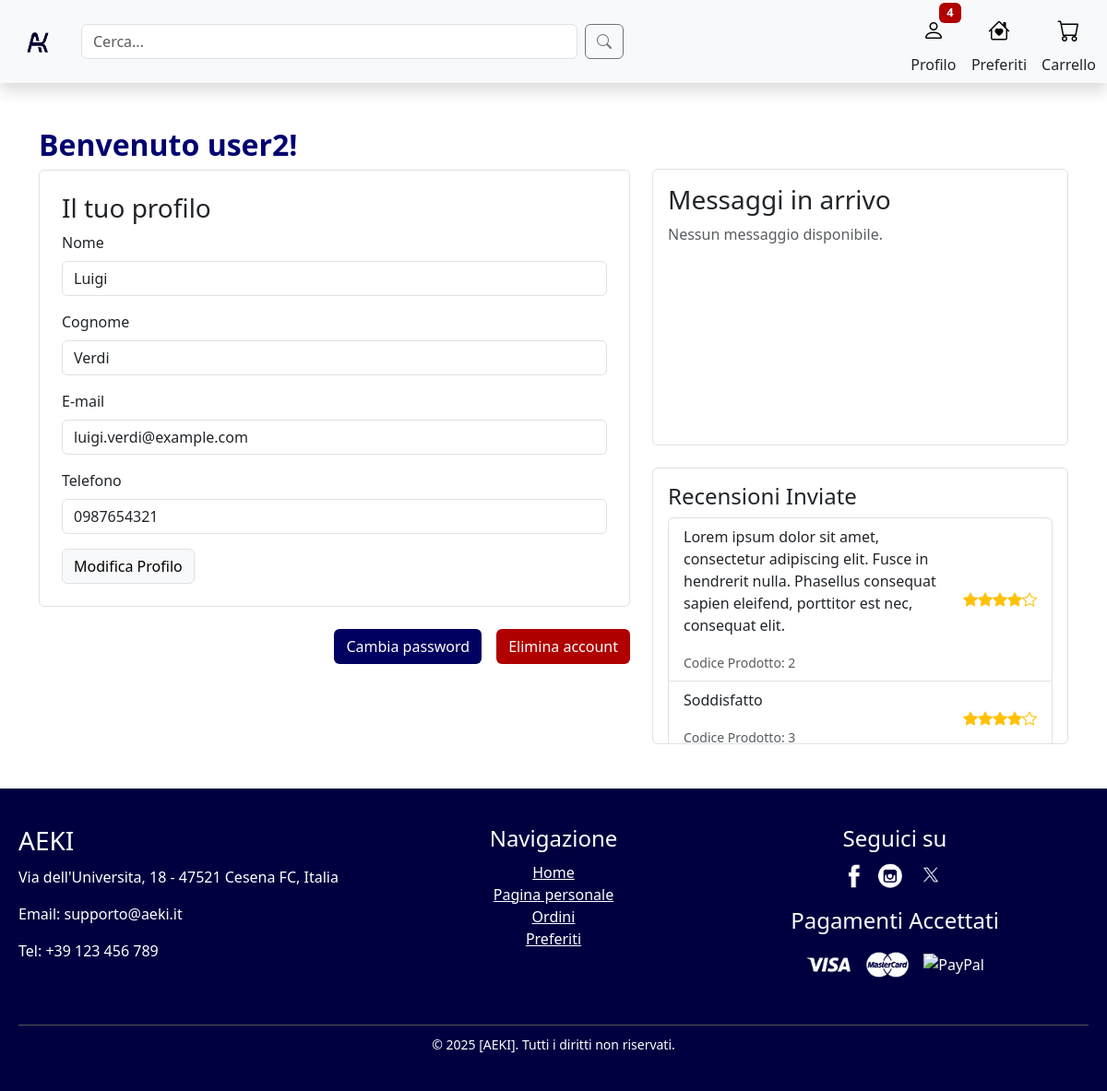
The page /profile.php (signed in) on the database its author committed.
### tables this page shows
create table Utente (
     Nome VARCHAR(20) not null,
     Cognome VARCHAR(20) not null,
     Username VARCHAR(20) not null,
     Email VARCHAR(30) not null,
     Password VARCHAR(100) not null,
     Tipo VARCHAR(20) not null,
     PartitaIVA VARCHAR(20),
     Telefono VARCHAR(20) not null,
     Icona VARCHAR(50),
     constraint ID_Utente_ID primary key (Username));

create table Recensione (
    IDrecensione INT AUTO_INCREMENT,
    Testo VARCHAR(200) not null,
    stelle INT not null,
    CodiceProdotto INT not null,
    Username VARCHAR(50) not null,
    constraint ID_Recensione_ID primary key (IDrecensione));

### profile.php (called while the page is built, shortened)
<?php
require_once 'bootstrap.php';
$templateParams["titolo"] = "Aeki - Utente";
$templateParams["nome"] = "profile_main.php";
$templateParams["js"] = array(
    "js/viewPasswordProfile.js",
    "js/updateMessages.js",
    "js/updateProfile.js",
    "js/deleteProfile.js",
    "js/remember.js",
    "js/changePassword.js"
);
if (isset($_SESSION['user_id'])) {
    $templateParams["utente"] = $dbh->getUtente($_SESSION['user_id']);
    $templateParams["recensioni"] = $dbh->getRecensioniByUtente($_SESSION['user_id']);
    $templateParams["messaggi"] = $dbh->getMessaggiByUtente($_SESSION['user_id']);
} else {
    header('Location: login.php');
    exit();
}
require 'template/base.php';
?>

### db/database.php (called while the page is built, shortened)
<?php
class DatabaseHelper{
    private $db;
    public function __construct($servername, $username, $password, $dbname){
        $this->db = new mysqli($servername, $username, $password, $dbname);
    }
    public function getUtente($username) {
        $stmt = $this->db->prepare("SELECT * FROM Utente WHERE Username = ?");
        $stmt->bind_param("s", $username);
        $stmt->execute();
        $result = $stmt->get_result();
        return $result->fetch_assoc();
    }
    public function getMessaggiByUtente($username) {
        $stmt = $this->db->prepare("SELECT Testo, Data FROM Notifica WHERE Username = ? ORDER BY Data DESC");
        $stmt->bind_param("s", $username);
        $stmt->execute();
        $result = $stmt->get_result();
        return $result->fetch_all(MYSQLI_ASSOC);
    }
    public function getRecensioniByUtente($username) {
        $stmt = $this->db->prepare("SELECT * FROM Recensione WHERE Username = ?");
        $stmt->bind_param("s", $username);
        $stmt->execute();
        $result = $stmt->get_result();
        return $result->fetch_all(MYSQLI_ASSOC);
    }
}
?>

### bootstrap.php (called while the page is built, shortened)
<?php
require_once("utils/functions.php");
require_once("db/database.php");
$dbh = new DatabaseHelper("localhost", "root", "", "aekiDb");
?>

### template/profile_main.php (the view, shortened to what this page needs)
<link rel="stylesheet" href="./css/profile_style.css">
<div class="container my-5">
    <div class="row">
        <section class="col-lg-7">
            <h2 class="fw-bold" style="color: #000070">Benvenuto <?php echo $templateParams["utente"]['Username']; ?>!</h2>
            <div class="border rounded p-4">
                <h3>Il tuo profilo</h3>
                <div class="mb-3">
                    <label for="nome" class="form-label">Nome</label>
                    <input type="text" class="form-control nomeUtente" id="nome" value="<?php echo $templateParams["utente"]['Nome']; ?>" readonly>
                </div>
                <div class="mb-3">
                    <label for="cognome" class="form-label">Cognome</label>
                    <input type="text" class="form-control cognomeUtente" id="cognome" value="<?php echo $templateParams["utente"]['Cognome']; ?>" readonly>
                </div>
                <div class="mb-3">
                    <label for="email" class="form-label">E-mail</label>
                    <input type="email" class="form-control emailUtente" id="email" value="<?php echo $templateParams["utente"]['Email']; ?>" readonly>
                </div>
                <div class="mb-3">
                    <label for="telefono" class="form-label">Telefono</label>
                    <input type="text" class="form-control telefonoUtente" id="telefono" value="<?php echo $templateParams["utente"]['Telefono']; ?>" readonly>
                </div>
                <button type="button" class="btn btn-light border" data-bs-toggle="modal" data-bs-target="#modificaProfiloModal">Modifica Profilo</button>
            </div>
            <div class="d-flex justify-content-end gap-3 mt-4">
                <button type="button" class="btn" style="background-color: #000060;color:#FFFFFF" data-bs-toggle="modal" data-bs-target="#cambiaPasswordModal">Cambia password</button>
                <button type="button" class="btn" style="background-color: #B00000;color:#FFFFFF" data-bs-toggle="modal" data-bs-target="#eliminaAccountModal">Elimina account</button>
            </div>
        </section>
        <aside class="col-lg-5">
            <div class="border rounded p-3 mb-4" style="height: 300px; overflow-y: auto;">
                <h3>Messaggi in arrivo</h3>
                <ul class="list-group messaggi-container" id="messaggi-container">
                    <li id="no-messages" class="text-muted">Nessun messaggio disponibile.</li>
                </ul>
            </div>
            <?php if ($templateParams["utente"]['Tipo'] === 'Cliente'): ?>
                <div class="border rounded p-3" style="height: 300px; overflow-y: auto;">
                    <h4>Recensioni Inviate</h4>
                    <?php if (!empty($templateParams["recensioni"])): ?>
                        <ul class="list-group">
                            <?php foreach ($templateParams["recensioni"] as $recensione): ?>
                                <li class="list-group-item d-flex justify-content-between align-items-center">
                                    <div>
                                        <p><?php echo $recensione['Testo']; ?></p>
                                        <small class="text-muted">Codice Prodotto: <?php echo $recensione['CodiceProdotto']; ?></small>
                                    </div>
                                    <span class="text-muted" style="display: flex; white-space: nowrap;"><?php echo getStars($recensione['stelle']); ?></span>
                                </li>
                            <?php endforeach; ?>
                        </ul>
                    <?php else: ?>
                        <p>Nessuna recensione inviata.</p>
                    <?php endif; ?>
                </div>
            <?php endif; ?>
        </aside>
    </div>
</div>

### utils/functions.php (shortened to what this page needs)
<?php
function getStars($rating) {
    $output = "";
    $fullStars = floor($rating);
    $halfStar = ($rating - $fullStars) >= 0.5;
    $emptyStars = 5 - $fullStars - $halfStar;
    for ($i = 0; $i < $fullStars; $i++) {
        $output .= '<span class="bi bi-star-fill text-warning"></span>';
    }
    for ($i = 0; $i < $emptyStars; $i++) {
        $output .= '<span class="bi bi-star text-warning"></span>';
    }
    return $output;
}
?>

### css/profile_style.css (style rules this page uses)
aside.col-lg-5 { margin-top: 45px; }
.messaggi-container, .recensioni-container { max-height: 300px; overflow-y: scroll; }

### rows shown on the page
utente: Username "user2", Nome "Luigi", Cognome "Verdi", Email "luigi.verdi@example.com", Telefono "0987654321"
recensione: Testo "Lorem ipsum dolor sit amet, consectetur adipiscing elit. Fusce in hendrerit nulla. Phasellus consequat sapien eleifend, porttitor est nec, consequat elit.", CodiceProdotto "2", stelle 4 (drawn)
recensione: Testo "Soddisfatto", CodiceProdotto "3", stelle 4 (drawn)

### other values the page prints
$unread_count "4"
